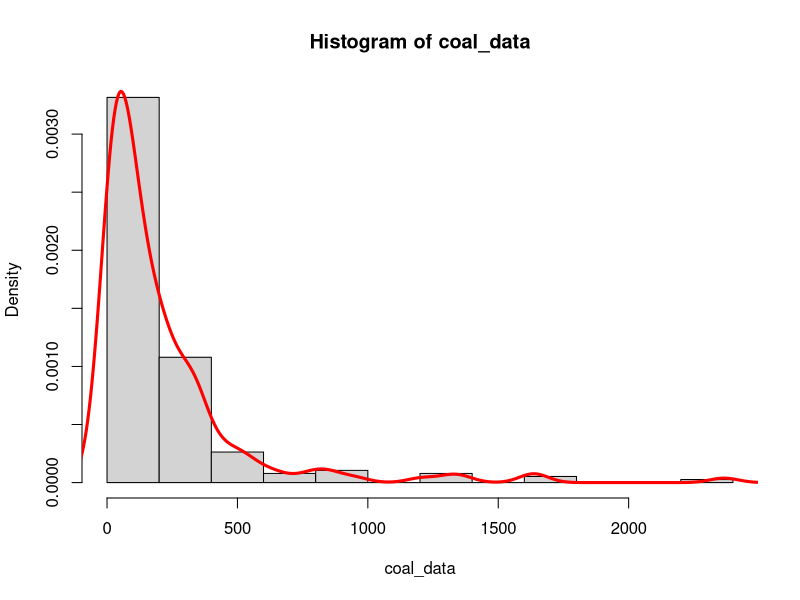

The R script that drew this image:
#3) Task
#In the text file coal data.txt you find the time intervals in days between 
#disasters in British coal mines between 1850 and 1965.

#a) Load the data into R and visualize the empirical distribution via a histogram. 
#Also draw a kernel density estimate for the underlying distribution. What do 
#you observe regarding the (shape of the) distribution?

#Loading the coal data from file
coal_data = scan("coal_data.txt")

#empirical distribution via histogram
hist (coal_data, nclass = 14, freq = FALSE)

#kernel density estimate
lines(density (coal_data),col =" red ",lwd =3)

#By observing the shape of distribution for the coal data, the distribution
#is Log normal distribution.


#b) Compute a confidence interval for the mean value of days between two 
#disasters for confidence level of 95%.

#number of data
n = 190

#Estimation of mean
mw_hat = mean(coal_data)

#Estimation of  variance 
var_hat= var(coal_data)

#Estimation of standard deviation
s_hat= sd(coal_data)

#Calculate half width of confidence interval using quantile
# of the t-distribution by qt
alpha = 0.05 #confidence level 95%

Delta_hat = s_hat/sqrt(n) * qt(1-0.5*alpha, n-1)

# lower and upper limit of the confidence interval
theta_low = mw_hat - Delta_hat
theta_upp = mw_hat + Delta_hat

confidence_interval = c(theta_low,theta_upp)

confidence_interval


